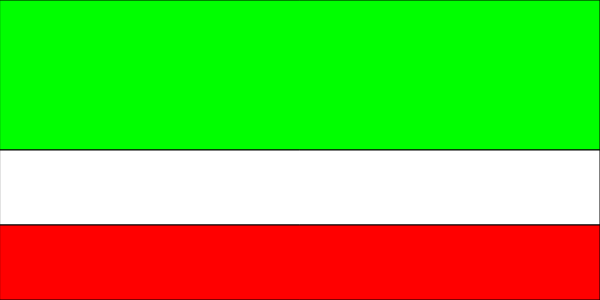
Frame 1 (no input)
Frame 60 (no input): identical to frame 1, image omitted
Frame 120 (the mouse pressed at the canvas centre since frame 60): identical to frame 1, image omitted

The p5.js sketch that drew this single still picture (run headless with seeded random() and noise() and a simulated clock; from frame 60 on, the mouse is pressed at the canvas centre):

// p5.js sketch
// ── sketch.js
function setup(){
createCanvas(600,300);  
}
function draw(){
  background(255);
  fill(0,255,0);
  rect(0,0,width,height/2);
  fill(255,255,255);
  rect(0,height/2,width,height/4);
  fill(255,0,0);
  rect(0, height*3/4, width, height/4);
}
